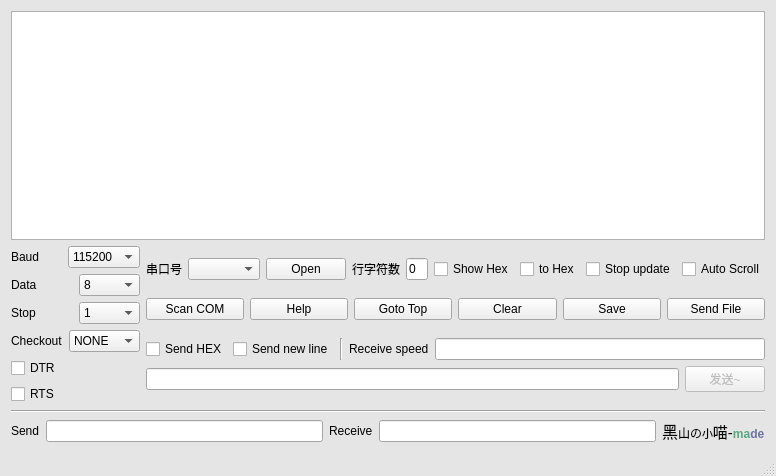
<?xml version="1.0" encoding="UTF-8"?>
<ui version="4.0">
 <class>MQSerial</class>
 <widget class="QMainWindow" name="MQSerial">
  <property name="geometry">
   <rect>
    <x>0</x>
    <y>0</y>
    <width>741</width>
    <height>476</height>
   </rect>
  </property>
  <property name="palette">
   <palette>
    <active>
     <colorrole role="BrightText">
      <brush brushstyle="SolidPattern">
       <color alpha="255">
        <red>198</red>
        <green>198</green>
        <blue>198</blue>
       </color>
      </brush>
     </colorrole>
     <colorrole role="Base">
      <brush brushstyle="SolidPattern">
       <color alpha="255">
        <red>255</red>
        <green>255</green>
        <blue>255</blue>
       </color>
      </brush>
     </colorrole>
     <colorrole role="Window">
      <brush brushstyle="SolidPattern">
       <color alpha="255">
        <red>229</red>
        <green>229</green>
        <blue>229</blue>
       </color>
      </brush>
     </colorrole>
    </active>
    <inactive>
     <colorrole role="BrightText">
      <brush brushstyle="SolidPattern">
       <color alpha="255">
        <red>198</red>
        <green>198</green>
        <blue>198</blue>
       </color>
      </brush>
     </colorrole>
     <colorrole role="Base">
      <brush brushstyle="SolidPattern">
       <color alpha="255">
        <red>255</red>
        <green>255</green>
        <blue>255</blue>
       </color>
      </brush>
     </colorrole>
     <colorrole role="Window">
      <brush brushstyle="SolidPattern">
       <color alpha="255">
        <red>229</red>
        <green>229</green>
        <blue>229</blue>
       </color>
      </brush>
     </colorrole>
    </inactive>
    <disabled>
     <colorrole role="BrightText">
      <brush brushstyle="SolidPattern">
       <color alpha="255">
        <red>198</red>
        <green>198</green>
        <blue>198</blue>
       </color>
      </brush>
     </colorrole>
     <colorrole role="Base">
      <brush brushstyle="SolidPattern">
       <color alpha="255">
        <red>229</red>
        <green>229</green>
        <blue>229</blue>
       </color>
      </brush>
     </colorrole>
     <colorrole role="Window">
      <brush brushstyle="SolidPattern">
       <color alpha="255">
        <red>229</red>
        <green>229</green>
        <blue>229</blue>
       </color>
      </brush>
     </colorrole>
    </disabled>
   </palette>
  </property>
  <property name="windowTitle">
   <string>小喵串口调试助手</string>
  </property>
  <widget class="QWidget" name="centralwidget">
   <layout class="QVBoxLayout" name="verticalLayout_8">
    <item>
     <layout class="QVBoxLayout" name="verticalLayout_14">
      <item>
       <widget class="QTextBrowser" name="textBrowser"/>
      </item>
     </layout>
    </item>
    <item>
     <layout class="QVBoxLayout" name="verticalLayout_7">
      <item>
       <layout class="QHBoxLayout" name="horizontalLayout_11">
        <item>
         <layout class="QVBoxLayout" name="verticalLayout_6">
          <item>
           <layout class="QVBoxLayout" name="verticalLayout_2">
            <item>
             <layout class="QHBoxLayout" name="horizontalLayout">
              <item>
               <widget class="QLabel" name="label_3">
                <property name="text">
                 <string>Baud</string>
                </property>
               </widget>
              </item>
              <item>
               <widget class="QComboBox" name="comboBox_2">
                <property name="editable">
                 <bool>false</bool>
                </property>
                <property name="currentText">
                 <string>115200</string>
                </property>
                <property name="currentIndex">
                 <number>19</number>
                </property>
                <item>
                 <property name="text">
                  <string>50</string>
                 </property>
                </item>
                <item>
                 <property name="text">
                  <string>75</string>
                 </property>
                </item>
                <item>
                 <property name="text">
                  <string>110</string>
                 </property>
                </item>
                <item>
                 <property name="text">
                  <string>134</string>
                 </property>
                </item>
                <item>
                 <property name="text">
                  <string>150</string>
                 </property>
                </item>
                <item>
                 <property name="text">
                  <string>200</string>
                 </property>
                </item>
                <item>
                 <property name="text">
                  <string>300</string>
                 </property>
                </item>
                <item>
                 <property name="text">
                  <string>600</string>
                 </property>
                </item>
                <item>
                 <property name="text">
                  <string>1200</string>
                 </property>
                </item>
                <item>
                 <property name="text">
                  <string>1800</string>
                 </property>
                </item>
                <item>
                 <property name="text">
                  <string>2400</string>
                 </property>
                </item>
                <item>
                 <property name="text">
                  <string>4800</string>
                 </property>
                </item>
                <item>
                 <property name="text">
                  <string>9600</string>
                 </property>
                </item>
                <item>
                 <property name="text">
                  <string>14400</string>
                 </property>
                </item>
                <item>
                 <property name="text">
                  <string>19200</string>
                 </property>
                </item>
                <item>
                 <property name="text">
                  <string>38400</string>
                 </property>
                </item>
                <item>
                 <property name="text">
                  <string>56000</string>
                 </property>
                </item>
                <item>
                 <property name="text">
                  <string>57600</string>
                 </property>
                </item>
                <item>
                 <property name="text">
                  <string>76800</string>
                 </property>
                </item>
                <item>
                 <property name="text">
                  <string>115200</string>
                 </property>
                </item>
                <item>
                 <property name="text">
                  <string>128000</string>
                 </property>
                </item>
                <item>
                 <property name="text">
                  <string>256000</string>
                 </property>
                </item>
               </widget>
              </item>
             </layout>
            </item>
            <item>
             <layout class="QHBoxLayout" name="horizontalLayout_2">
              <item>
               <widget class="QLabel" name="label_4">
                <property name="text">
                 <string>Data</string>
                </property>
               </widget>
              </item>
              <item>
               <widget class="QComboBox" name="comboBox_3">
                <property name="editable">
                 <bool>false</bool>
                </property>
                <property name="currentIndex">
                 <number>3</number>
                </property>
                <item>
                 <property name="text">
                  <string>5</string>
                 </property>
                </item>
                <item>
                 <property name="text">
                  <string>6</string>
                 </property>
                </item>
                <item>
                 <property name="text">
                  <string>7</string>
                 </property>
                </item>
                <item>
                 <property name="text">
                  <string>8</string>
                 </property>
                </item>
               </widget>
              </item>
             </layout>
            </item>
            <item>
             <layout class="QHBoxLayout" name="horizontalLayout_3">
              <item>
               <widget class="QLabel" name="label_5">
                <property name="text">
                 <string>Stop</string>
                </property>
               </widget>
              </item>
              <item>
               <widget class="QComboBox" name="comboBox_4">
                <property name="editable">
                 <bool>false</bool>
                </property>
                <item>
                 <property name="text">
                  <string>1</string>
                 </property>
                </item>
                <item>
                 <property name="text">
                  <string>1.5</string>
                 </property>
                </item>
                <item>
                 <property name="text">
                  <string>2</string>
                 </property>
                </item>
               </widget>
              </item>
             </layout>
            </item>
            <item>
             <layout class="QHBoxLayout" name="horizontalLayout_7">
              <item>
               <widget class="QLabel" name="label_9">
                <property name="text">
                 <string>Checkout</string>
                </property>
               </widget>
              </item>
              <item>
               <widget class="QComboBox" name="comboBox_5">
                <item>
                 <property name="text">
                  <string>NONE</string>
                 </property>
                </item>
                <item>
                 <property name="text">
                  <string>ODD</string>
                 </property>
                </item>
                <item>
                 <property name="text">
                  <string>EVEN</string>
                 </property>
                </item>
                <item>
                 <property name="text">
                  <string>MARK</string>
                 </property>
                </item>
                <item>
                 <property name="text">
                  <string>SPACE</string>
                 </property>
                </item>
               </widget>
              </item>
             </layout>
            </item>
           </layout>
          </item>
          <item>
           <layout class="QVBoxLayout" name="verticalLayout">
            <item>
             <widget class="QCheckBox" name="checkBox_4">
              <property name="text">
               <string>DTR</string>
              </property>
             </widget>
            </item>
            <item>
             <widget class="QCheckBox" name="checkBox_5">
              <property name="text">
               <string>RTS</string>
              </property>
             </widget>
            </item>
           </layout>
          </item>
         </layout>
        </item>
        <item>
         <layout class="QVBoxLayout" name="verticalLayout_3">
          <item>
           <layout class="QHBoxLayout" name="horizontalLayout_14">
            <item>
             <layout class="QHBoxLayout" name="horizontalLayout_8">
              <item>
               <widget class="QLabel" name="label_2">
                <property name="text">
                 <string>串口号</string>
                </property>
               </widget>
              </item>
              <item>
               <widget class="QComboBox" name="comboBox">
                <property name="editable">
                 <bool>false</bool>
                </property>
               </widget>
              </item>
              <item>
               <widget class="QPushButton" name="pushButton_4">
                <property name="text">
                 <string>Open</string>
                </property>
               </widget>
              </item>
             </layout>
            </item>
            <item>
             <layout class="QHBoxLayout" name="horizontalLayout_13">
              <item>
               <widget class="QLabel" name="label_8">
                <property name="text">
                 <string>行字符数</string>
                </property>
               </widget>
              </item>
              <item>
               <widget class="QLineEdit" name="lineEdit_4">
                <property name="text">
                 <string>0</string>
                </property>
               </widget>
              </item>
             </layout>
            </item>
            <item>
             <layout class="QHBoxLayout" name="horizontalLayout_12">
              <item>
               <widget class="QCheckBox" name="checkBox_2">
                <property name="text">
                 <string>Show Hex</string>
                </property>
               </widget>
              </item>
              <item>
               <widget class="QCheckBox" name="checkBox_11">
                <property name="text">
                 <string>to Hex</string>
                </property>
               </widget>
              </item>
              <item>
               <widget class="QCheckBox" name="checkBox">
                <property name="text">
                 <string>Stop update</string>
                </property>
               </widget>
              </item>
              <item>
               <widget class="QCheckBox" name="checkBox_6">
                <property name="text">
                 <string>Auto Scroll</string>
                </property>
               </widget>
              </item>
             </layout>
            </item>
           </layout>
          </item>
          <item>
           <layout class="QHBoxLayout" name="horizontalLayout_10">
            <item>
             <widget class="QPushButton" name="pushButton_8">
              <property name="text">
               <string>Scan COM</string>
              </property>
             </widget>
            </item>
            <item>
             <widget class="QPushButton" name="pushButton_7">
              <property name="text">
               <string>Help</string>
              </property>
             </widget>
            </item>
            <item>
             <widget class="QPushButton" name="pushButton_6">
              <property name="text">
               <string>Goto Top</string>
              </property>
             </widget>
            </item>
            <item>
             <widget class="QPushButton" name="pushButton_5">
              <property name="text">
               <string>Clear</string>
              </property>
             </widget>
            </item>
            <item>
             <widget class="QPushButton" name="pushButton">
              <property name="text">
               <string>Save</string>
              </property>
             </widget>
            </item>
            <item>
             <widget class="QPushButton" name="pushButton_2">
              <property name="text">
               <string>Send File</string>
              </property>
             </widget>
            </item>
           </layout>
          </item>
          <item>
           <layout class="QVBoxLayout" name="verticalLayout_4">
            <item>
             <layout class="QHBoxLayout" name="horizontalLayout_9">
              <item>
               <widget class="QCheckBox" name="checkBox_3">
                <property name="text">
                 <string>Send HEX</string>
                </property>
               </widget>
              </item>
              <item>
               <widget class="QCheckBox" name="checkBox_10">
                <property name="text">
                 <string>Send new line</string>
                </property>
               </widget>
              </item>
              <item>
               <widget class="Line" name="line_2">
                <property name="orientation">
                 <enum>Qt::Vertical</enum>
                </property>
               </widget>
              </item>
              <item>
               <widget class="QLabel" name="label_10">
                <property name="text">
                 <string>Receive speed</string>
                </property>
               </widget>
              </item>
              <item>
               <widget class="QLineEdit" name="lineEdit_5"/>
              </item>
             </layout>
            </item>
            <item>
             <layout class="QHBoxLayout" name="horizontalLayout_4">
              <item>
               <widget class="QLineEdit" name="lineEdit"/>
              </item>
              <item>
               <widget class="QPushButton" name="pushButton_3">
                <property name="enabled">
                 <bool>false</bool>
                </property>
                <property name="text">
                 <string>发送~</string>
                </property>
               </widget>
              </item>
             </layout>
            </item>
           </layout>
          </item>
         </layout>
        </item>
       </layout>
      </item>
      <item>
       <layout class="QVBoxLayout" name="verticalLayout_5">
        <item>
         <widget class="Line" name="line">
          <property name="orientation">
           <enum>Qt::Horizontal</enum>
          </property>
         </widget>
        </item>
        <item>
         <layout class="QHBoxLayout" name="horizontalLayout_6">
          <item>
           <layout class="QHBoxLayout" name="horizontalLayout_5">
            <item>
             <widget class="QLabel" name="label_6">
              <property name="text">
               <string>Send</string>
              </property>
             </widget>
            </item>
            <item>
             <widget class="QLineEdit" name="lineEdit_2">
              <property name="readOnly">
               <bool>true</bool>
              </property>
             </widget>
            </item>
            <item>
             <widget class="QLabel" name="label_7">
              <property name="text">
               <string>Receive</string>
              </property>
             </widget>
            </item>
            <item>
             <widget class="QLineEdit" name="lineEdit_3">
              <property name="readOnly">
               <bool>true</bool>
              </property>
             </widget>
            </item>
           </layout>
          </item>
          <item>
           <widget class="QLabel" name="label">
            <property name="text">
             <string>&lt;!DOCTYPE HTML PUBLIC &quot;-//W3C//DTD HTML 4.0//EN&quot; &quot;http://www.w3.org/TR/REC-html40/strict.dtd&quot;&gt;
&lt;html&gt;&lt;head&gt;&lt;meta name=&quot;qrichtext&quot; content=&quot;1&quot; /&gt;&lt;style type=&quot;text/css&quot;&gt;
p, li { white-space: pre-wrap; }
&lt;/style&gt;&lt;/head&gt;&lt;body style=&quot; font-family:'SimSun'; font-size:9pt; font-weight:400; font-style:normal;&quot;&gt;
&lt;p style=&quot; margin-top:0px; margin-bottom:0px; margin-left:0px; margin-right:0px; -qt-block-indent:0; text-indent:0px;&quot;&gt;&lt;span style=&quot; font-size:12pt;&quot;&gt;黑&lt;/span&gt;山の&lt;span style=&quot; font-size:8pt;&quot;&gt;小&lt;/span&gt;&lt;span style=&quot; font-size:11pt;&quot;&gt;喵-&lt;/span&gt;&lt;span style=&quot; font-weight:600; color:#55aa7f;&quot;&gt;ma&lt;/span&gt;&lt;span style=&quot; font-weight:600; color:#6d72a7;&quot;&gt;de&lt;/span&gt;&lt;/p&gt;&lt;/body&gt;&lt;/html&gt;</string>
            </property>
           </widget>
          </item>
         </layout>
        </item>
       </layout>
      </item>
     </layout>
    </item>
   </layout>
  </widget>
  <widget class="QStatusBar" name="statusbar"/>
 </widget>
 <layoutdefault spacing="6" margin="11"/>
 <resources/>
 <connections/>
</ui>
